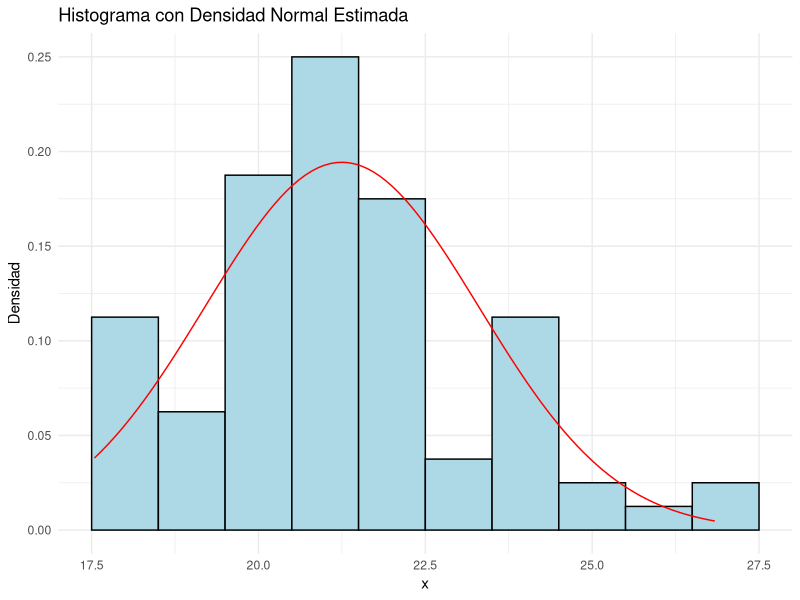
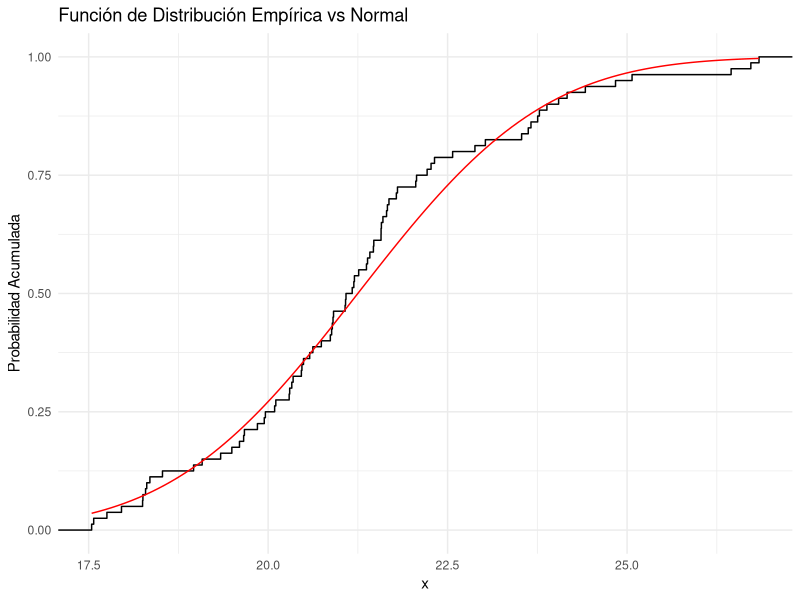
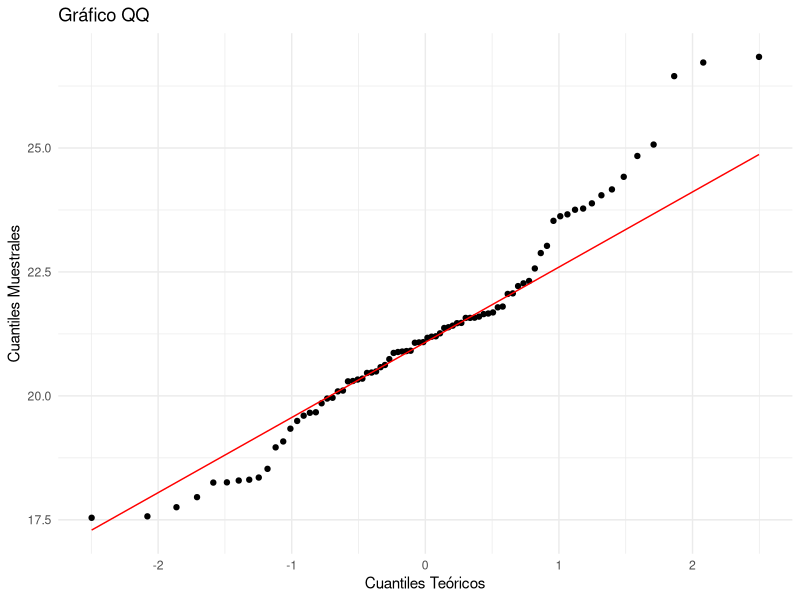

Recreate these plots in R, in order. (Note: this script raises an error after producing the figures.)
# Cargar librerías necesarias
library(ggplot2)
library(stats)
library(nortest)

# Establecer el directorio de trabajo
setwd("C:/Heri/GitHub/Metodos de Inferencia II/05 Trabajo Final")
datos <- read.csv("normality-test.csv", header = TRUE)

# a) Visualización de la Distribución

# Histograma con densidad normal estimada
ggplot(datos, aes(x = x)) +
    geom_histogram(aes(y = ..density..), binwidth = 1, fill = "lightblue", color = "black") +
    stat_function(fun = dnorm, args = list(mean = mean(datos$x), sd = sd(datos$x)), color = "red") +
    labs(title = "Histograma con Densidad Normal Estimada", x = "x", y = "Densidad") +
    theme_minimal()

# Función de Distribución Empírica (ECDF)
ggplot(datos, aes(x = x)) +
    stat_ecdf(geom = "step") +
    stat_function(fun = pnorm, args = list(mean = mean(datos$x), sd = sd(datos$x)), color = "red") +
    labs(title = "Función de Distribución Empírica vs Normal", x = "x", y = "Probabilidad Acumulada") +
    theme_minimal()

# Gráfico QQ
ggplot(datos, aes(sample = x)) +
    stat_qq() +
    stat_qq_line(color = "red") +
    labs(title = "Gráfico QQ", x = "Cuantiles Teóricos", y = "Cuantiles Muestrales") +
    theme_minimal()

# b) Partición del Espacio y Prueba de Bondad de Ajuste

# Definir particiones
cantidad_clases <- 5
breaks <- quantile(datos$x, probs = seq(0, 1, length.out = cantidad_clases + 1))
observados <- table(cut(datos$x, breaks = breaks, include.lowest = TRUE))
esperados <- diff(pnorm(breaks, mean = mean(datos$x), sd = sd(datos$x))) * length(datos$x)

# Prueba de chi-cuadrada
chisq.test(observados, p = diff(pnorm(breaks, mean = mean(datos$x), sd = sd(datos$x))))

# Histograma con particiones
ggplot(datos, aes(x = x)) +
    geom_histogram(binwidth = 1, fill = "lightblue", color = "black") +
    geom_vline(xintercept = breaks, color = "red", linetype = "dashed") +
    labs(title = "Histograma con Particiones", x = "x", y = "Frecuencia") +
    theme_minimal()

# c) Pruebas de Normalidad

# Prueba de Kolmogorov-Smirnov
ks_result <- ks.test(datos$x, "pnorm", mean = mean(datos$x), sd = sd(datos$x))
ks_result

# Cálculo manual de D- y D+
ecdf_func <- ecdf(datos$x)
d_plus <- max(ecdf_func(datos$x) - pnorm(datos$x, mean = mean(datos$x), sd = sd(datos$x)))
d_minus <- max(pnorm(datos$x, mean = mean(datos$x), sd = sd(datos$x)) - (ecdf_func(datos$x) - 1/length(datos$x)))
d_plus
d_minus

cat("D+ =", d_plus, "\nD- =", d_minus)
# Gráfico de distancias
plot(ecdf_func, main = "D+ y D- sobre la ECF", xlab = "x", ylab = "F(x)")
curve(pnorm(x, mean = mean(datos$x), sd = sd(datos$x)), add = TRUE, col = "red")
abline(v = datos$x[which.max(ecdf_func(datos$x) - pnorm(datos$x, mean = mean(datos$x), sd = sd(datos$x)))], col = "blue", lty = 2)
abline(v = datos$x[which.max(pnorm(datos$x, mean = mean(datos$x), sd = sd(datos$x)) - (ecdf_func(datos$x) - 1/length(datos$x)))], col = "green", lty = 2)

# Comparación con funciones de prueba
lillie_result <- lillie.test(datos$x)
shapiro_result <- shapiro.test(datos$x)

ks_result
lillie_result
shapiro_result
